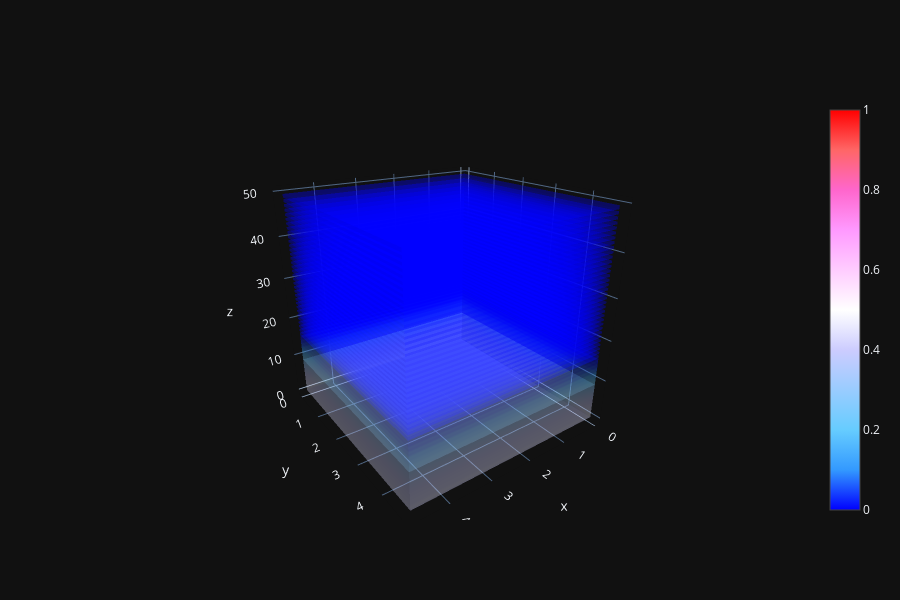

Notebook cell for this chart:
### Code cell
import plotly.graph_objects as go
X, Y, Z = np.array(phAr.iloc[:,0]), np.array(phAr.iloc[:,1]), np.array(phAr.iloc[:,2])
vol = np.array(phAr.iloc[:,3])

fig = go.Figure(data=go.Volume(
    x=X, y=Y, z=Z,
    value=vol,
    isomin= -1e-05,
    isomax=1.0,
    opacity=0.2,
    surface_count=5,
    colorscale='Picnic' #Blackbody,Bluered,Blues,Cividis,Earth,Electric,Greens,Greys,Hot,Jet,Picnic,Portland,Rainbow,RdBu,Reds,Viridis,YlGnBu,YlOrRd.
    ))
fig.update_layout(scene_xaxis_showticklabels=True,
                  scene_yaxis_showticklabels=True,
                  scene_zaxis_showticklabels=True,
                  template='plotly_dark', width=900, height=600)
fig.show()

### Figure 1 — Plotly figure (JSON) as saved in the notebook; plotly's stock layout.template omitted (floating-point values rounded to 4 significant figures; data arrays with more than 128 entries replaced by an {"elided": "..."} marker saying what was removed)
{"data": [{"colorscale": [[0, "rgb(0,0,255)"], [0.1, "rgb(51,153,255)"], [0.2, "rgb(102,204,255)"], [0.3, "rgb(153,204,255)"], [0.4, "rgb(204,204,255)"], [0.5, "rgb(255,255,255)"], [0.6, "rgb(255,204,255)"], [0.7, "rgb(255,153,255)"], [0.8, "rgb(255,102,204)"], [0.9, "rgb(255,102,102)"], [1, "rgb(255,0,0)"]], "isomax": 1, "isomin": -1e-05, "opacity": 0.2, "surface": {"count": 5}, "type": "volume", "value": {"elided": "40000 float values"}, "x": {"elided": "40000 float values"}, "y": {"elided": "40000 float values"}, "z": {"elided": "40000 float values"}}], "layout": {"height": 600, "scene": {"aspectmode": "auto", "aspectratio": {"x": 1, "y": 1, "z": 1}, "camera": {"center": {"x": 0, "y": 0, "z": 0}, "eye": {"x": 1.149, "y": 1.618, "z": 0.8646}, "projection": {"type": "perspective"}, "up": {"x": 0, "y": 0, "z": 1}}, "xaxis": {"showticklabels": true, "type": "linear"}, "yaxis": {"showticklabels": true, "type": "linear"}, "zaxis": {"showticklabels": true, "type": "linear"}}, "width": 900}}
